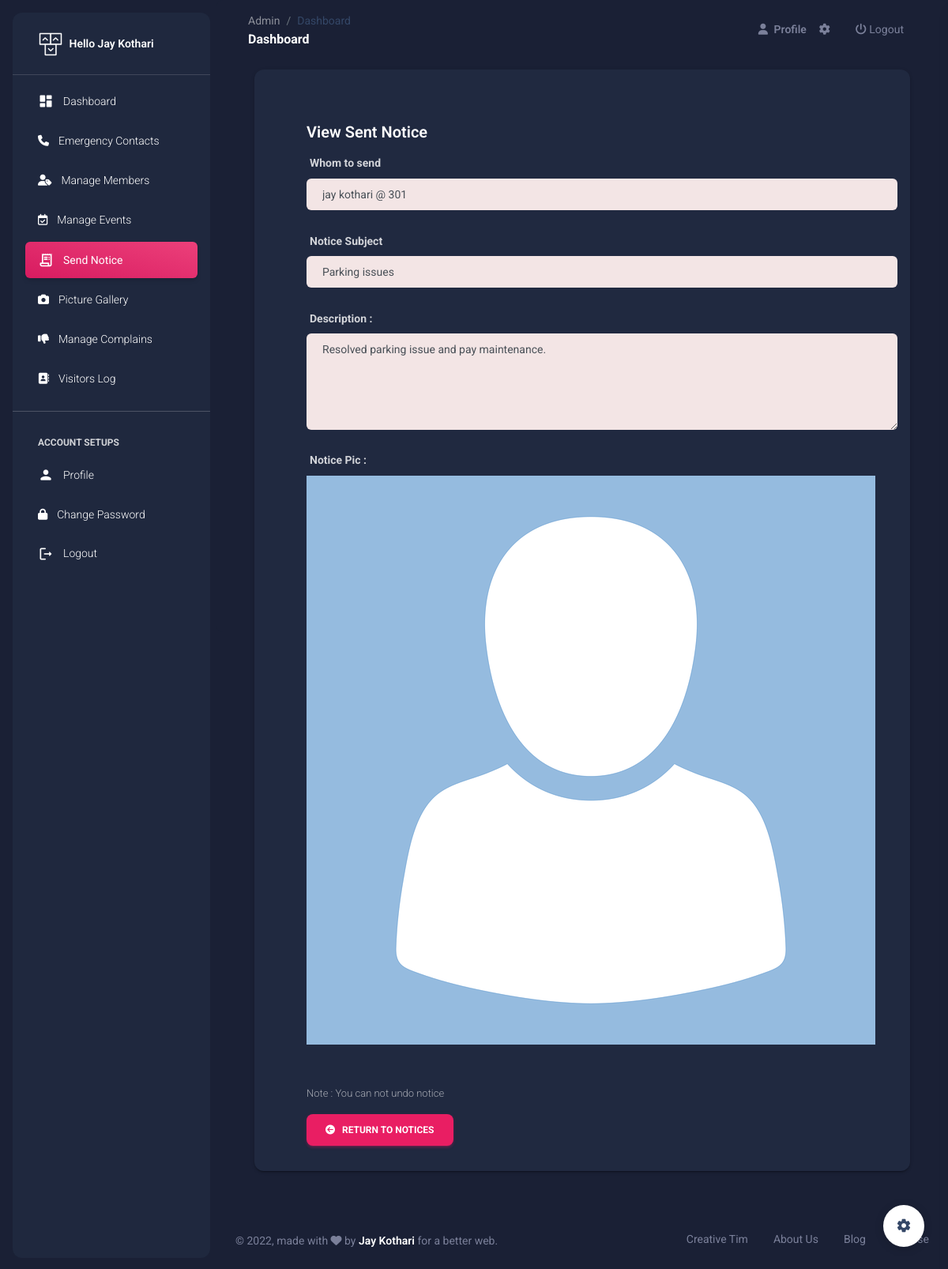
/Sec/view-send-notice/1 (signed in), run on the app's committed database.
### SecApp/models.py (models this page shows, shortened)
class SecUser(models.Model):
    name = models.CharField(max_length=50)
    email = models.EmailField(unique=True)
    mobile = models.CharField(max_length=15)
    password = models.CharField(max_length=50)
    pic = models.FileField(upload_to='Profile',default='avatar.png')
    setting = models.BooleanField(default=False)
    active = models.BooleanField(default=False)

### MemberApp/models.py (models this page shows, shortened)
class Notice(models.Model):
    uid = models.ForeignKey(SecUser,on_delete=models.CASCADE)
    member = models.ForeignKey(Member,on_delete=models.CASCADE)
    subject = models.CharField(max_length=100)
    des = models.TextField()
    pic = models.FileField(upload_to='Notice',blank=True,null=True)
    created_at = models.DateTimeField(auto_now_add=True)

class Member(models.Model):
    doc_choice = (
        ('Aadhar','Aadhar'),
        ('PAN','PAN'),
        ('DL','DL'),
        ('Other','Other'),
    )
    uid = models.ForeignKey(SecUser,on_delete=models.CASCADE,null=True)
    fname = models.CharField(max_length=20)
    lname = models.CharField(max_length=20)
    email = models.EmailField(unique=True)
    mobile = models.CharField(max_length=15)
    doc = models.CharField(max_length=30,choices=doc_choice)
    doc_number = models.CharField(max_length=20)
    flat_no = models.CharField(max_length=10)
    address = models.TextField()
    password = models.CharField(max_length=20)
    pic = models.FileField(upload_to='member',default='avatar.png')
    verify = models.BooleanField(default=False)
    role = models.CharField(max_length=20,default='member')
    created_at = models.DateTimeField(auto_now_add=True)

### SecApp/views.py (the view)
# urls.py: path('view-send-notice/<int:pk>',views.view_send_notice, name='view-send-notice'),
def view_send_notice(request,pk):
    uid = SecUser.objects.get(email=request.session['email'])
    notice = mm.Notice.objects.get(id=pk)
    return render(request,'view-send-notice.html',{'uid':uid,'notice':notice})

### SecApp/templates/view-send-notice.html (shortened to what this page needs)
{% extends 'sec-header.html' %}
{% load static %}
{% block notice %}
<li class="nav-item">
  <a class="nav-link text-white  active bg-gradient-primary" href="">
    <div class="text-white text-center me-2 d-flex align-items-center justify-content-center">
      <i class="material-icons opacity-10">receipt_long</i>
    </div>
    <span class="nav-link-text ms-1">Send Notice</span>
  </a>
</li>
{% endblock %}
{% block content %}
<br><br><br>
<div class="container-fluid px-2 px-md-4">
    <div class="card card-body mx-3 mx-md-4 mt-n6">
      <div class="row gx-4 mb-2">
        <div class="col-auto my-auto">
          <div class="h-100">
            <h5 class="mb-1" style="margin-left: 50px; margin-top: 50px;">
              View Sent Notice
            </h5>
          </div>
        </div>
      </div>
      <div style="margin-left: 50px;">
      <form>
        <div class="row">
            <div class="form-group col-12">
                <label for="exampleInputPassword1"><b>Whom to send</b></label>
                <input type="text" class="form-control" style="background-color: rgb(243, 229, 229); padding-left: 20px;" value="{{notice.member.fname}} {{notice.member.lname}} @ {{notice.member.flat_no}}" disabled>
            </div>
        </div><br>
        <div class="row">
            <div class="form-group col-12">
                <label for="exampleInputPassword1"><b>Notice Subject</b></label>
                <input type="text" class="form-control" disabled value="{{notice.subject}}" style="background-color: rgb(243, 229, 229); padding-left: 20px;" name="subject" id="exampleInputPassword1" placeholder="Notice Subject..." required>
            </div>
        </div><br>
        <div class="row">
            <div class="form-group col-12">
                <label for="exampleInputPassword1"><b>Description :</b></label>
                <textarea name="des" class="form-control" disabled style="background-color: rgb(243, 229, 229); padding-left: 20px;" placeholder="Notice Description..." id="" cols="30" rows="5" required>{{notice.des}}</textarea>
            </div>
        </div><br>
        {% if notice.pic %}
        <div class="row">
            <div class="form-group col-6">
                <label for="exampleInputPassword1"><b>Notice Pic : </b></label>
                <img src="{{notice.pic.url}}" alt="">
            </div>
        </div>
        {% endif %}
        <br><br>
        <p style="color: red; font-size: small;">Note : You can not undo notice</p>
      </form>
      <a href="{% url 'send-notice' %}"><button class="btn btn-primary"><i class="fa fa-arrow-circle-left"></i> &nbsp; Return to Notices</button></a>
    </div>
    </div>
    <br><br>
</div>
{% endblock %}

### SecApp/templates/sec-header.html (shortened to what this page needs)
{% load static %}
<!DOCTYPE html>
<html lang="en">
<head>
  <link href="{% static 'assets/css/nucleo-icons.css' %}" rel="stylesheet" />
  <link href="{% static 'assets/css/nucleo-svg.css' %}" rel="stylesheet" />
  <link id="pagestyle" href="{% static 'assets/css/material-dashboard.css' %}" rel="stylesheet" />
</head>
{% if uid.setting == False %}
<body class="g-sidenav-show  bg-gray-200">
{% else %}
<body class="g-sidenav-show  bg-gray-200 dark-version">
{% endif %}
  <aside class="sidenav navbar navbar-vertical navbar-expand-xs border-0 border-radius-xl my-3 fixed-start ms-3   bg-gradient-dark" id="sidenav-main">
    <div class="sidenav-header">
      <a class="navbar-brand m-0" href=" https://demos.creative-tim.com/material-dashboard/pages/dashboard " target="_blank">
        <img src="{% static 'assets/img/logo-ct.png' %}" class="navbar-brand-img h-100" alt="main_logo">
        <span class="ms-1 font-weight-bold text-white">Hello {{uid.name}}</span>
      </a>
    </div>
    <hr class="horizontal light mt-0 mb-2">
      <ul class="navbar-nav">
        {% block dashboard %}
        <li class="nav-item">
          <a class="nav-link text-white" href="{% url 'index' %}">
            <div class="text-white text-center me-2 d-flex align-items-center justify-content-center">
              <i class="material-icons opacity-10">dashboard</i>
            </div>
            <span class="nav-link-text ms-1">Dashboard</span>
          </a>
        </li>
        {% endblock %}
        {% block emergency %}
        <li class="nav-item">
          <a class="nav-link text-white " href="{% url 'emergency' %}">
            <div class="text-white text-center me-2 d-flex align-items-center justify-content-center">
              <i class="fa fa-phone"></i>
            </div>
            <span class="nav-link-text ms-1">Emergency Contacts</span>
          </a>
        </li>
        {% endblock %}
        {% block add_member %}
        <li class="nav-item">
          <a class="nav-link text-white " href="{% url 'add-member' %}">
            <div class="text-white text-center me-2 d-flex align-items-center justify-content-center">
              <i class="fa fa-user-tag"></i>
            </div>
            <span class="nav-link-text ms-1">Manage Members</span>
          </a>
        </li>
        {% endblock %}
        {% block event %}
        <li class="nav-item">
          <a class="nav-link text-white " href="{% url 'add-event' %}">
            <div class="text-white text-center me-2 d-flex align-items-center justify-content-center">
              <i class="fa fa-calendar-check-o"></i>
            </div>
            <span class="nav-link-text ms-1">Manage Events</span>
          </a>
        </li>
        {% endblock %}
        {% block notice %}{% endblock %}
        {% block gallery %}
        <li class="nav-item">
          <a class="nav-link text-white " href="{% url 'gallery' %}">
            <div class="text-white text-center me-2 d-flex align-items-center justify-content-center">
              <i class="fas fa-camera"></i>
            </div>
            <span class="nav-link-text ms-1">Picture Gallery</span>
          </a>
        </li>
        {% endblock %}
        {% block complain %}
        <li class="nav-item">
          <a class="nav-link text-white " href="{% url 'manage-complains' %}">
            <div class="text-white text-center me-2 d-flex align-items-center justify-content-center">
              <i class="fa fa-thumbs-down"></i>
            </div>
            <span class="nav-link-text ms-1">Manage Complains</span>
          </a>
        </li>
        {% endblock %}
        <li class="nav-item">
          <a class="nav-link text-white " href="">
            <div class="text-white text-center me-2 d-flex align-items-center justify-content-center">
              <i class="fa fa-address-book"></i>
            </div>
            <span class="nav-link-text ms-1">Visitors Log</span>
          </a>
        </li>
        <hr>
        <li class="nav-item mt-3">
          <h6 class="ps-4 ms-2 text-uppercase text-xs text-white font-weight-bolder opacity-8">Account Setups</h6>
        </li>
        {% block profile %}
        <li class="nav-item">
          <a class="nav-link text-white " href="{% url 'profile' %}">
            <div class="text-white text-center me-2 d-flex align-items-center justify-content-center">
              <i class="material-icons opacity-10">person</i>
            </div>
            <span class="nav-link-text ms-1">Profile</span>
          </a>
        </li>
        {% endblock %}
        {% block password %}
        <li class="nav-item">
          <a class="nav-link text-white " href="{% url 'change-password' %}">
            <div class="text-white text-center me-2 d-flex align-items-center justify-content-center">
              <i class="fa fa-lock"></i>
            </div>
            <span class="nav-link-text ms-1">Change Password</span>
          </a>
        </li>
        {% endblock %}
        <li class="nav-item">
          <a class="nav-link text-white " href="{% url 'logout' %}">
            <div class="text-white text-center me-2 d-flex align-items-center justify-content-center">
              <i class="material-icons">logout</i>
            </div>
            <span class="nav-link-text ms-1">Logout</span>
          </a>
        </li>
      </ul>
  </aside>
  <main class="main-content position-relative max-height-vh-100 h-100 border-radius-lg ">
    <nav class="navbar navbar-main navbar-expand-lg px-0 mx-4 shadow-none border-radius-xl" id="navbarBlur" navbar-scroll="true">
      <div class="container-fluid py-1 px-3">
        <nav aria-label="breadcrumb">
          <ol class="breadcrumb bg-transparent mb-0 pb-0 pt-1 px-0 me-sm-6 me-5">
            <li class="breadcrumb-item text-sm"><a class="opacity-5 text-dark" href="javascript:;">Admin</a></li>
            <li class="breadcrumb-item text-sm text-dark active" aria-current="page">Dashboard</li>
          </ol>
          <h6 class="font-weight-bolder mb-0">Dashboard</h6>
        </nav>
        <div class="collapse navbar-collapse mt-sm-0 mt-2 me-md-0 me-sm-4" id="navbar">
          <ul class="navbar-nav  justify-content-end">
            <li class="nav-item d-flex align-items-center">
              <a href="{% url 'profile' %}" class="nav-link text-body font-weight-bold px-0">
                <i class="fa fa-user me-sm-1"></i>
                <span class="d-sm-inline d-none">Profile</span>
              </a>
            </li>
            <li class="nav-item px-3 d-flex align-items-center">
              <a href="javascript:;" class="nav-link text-body p-0">
                <i class="fa fa-cog fixed-plugin-button-nav cursor-pointer"></i>
              </a>
            </li>
            <li class="nav-item px-3 d-flex align-items-center">
                <a href="{% url 'logout' %}" class="nav-link text-body p-0">
                  <i class="fa fa-power-off"></i> Logout
                </a>
            </li>
          </ul>
        </div>
      </div>
    </nav>
{% block content %}
{% endblock %}
<footer class="footer py-4  ">
    <div class="container-fluid">
      <div class="row align-items-center justify-content-lg-between">
        <div class="col-lg-6 mb-lg-0 mb-4">
          <div class="copyright text-center text-sm text-muted text-lg-start">
            © ,
            made with <i class="fa fa-heart"></i> by
            <a href="" class="font-weight-bold" target="_blank">Jay Kothari</a>
            for a better web.
          </div>
        </div>
        <div class="col-lg-6">
          <ul class="nav nav-footer justify-content-center justify-content-lg-end">
            <li class="nav-item">
              <a href="" class="nav-link text-muted">Creative Tim</a>
            </li>
            <li class="nav-item">
              <a href="" class="nav-link text-muted">About Us</a>
            </li>
            <li class="nav-item">
              <a href="" class="nav-link text-muted">Blog</a>
            </li>
            <li class="nav-item">
              <a href="" class="nav-link pe-0 text-muted">License</a>
            </li>
          </ul>
        </div>
      </div>
    </div>
  </footer>
</main>
<div class="fixed-plugin">
<a class="fixed-plugin-button text-dark position-fixed px-3 py-2">
  <i class="material-icons py-2">settings</i>
</a>
</div>
</body>
</html>

### data on the page
SecUser: name "Jay Kothari"
Notice: member.fname "jay kothari @ 301", subject "Parking issues", des "Resolved parking issue and pay maintenance.", pic (placeholder picture)
